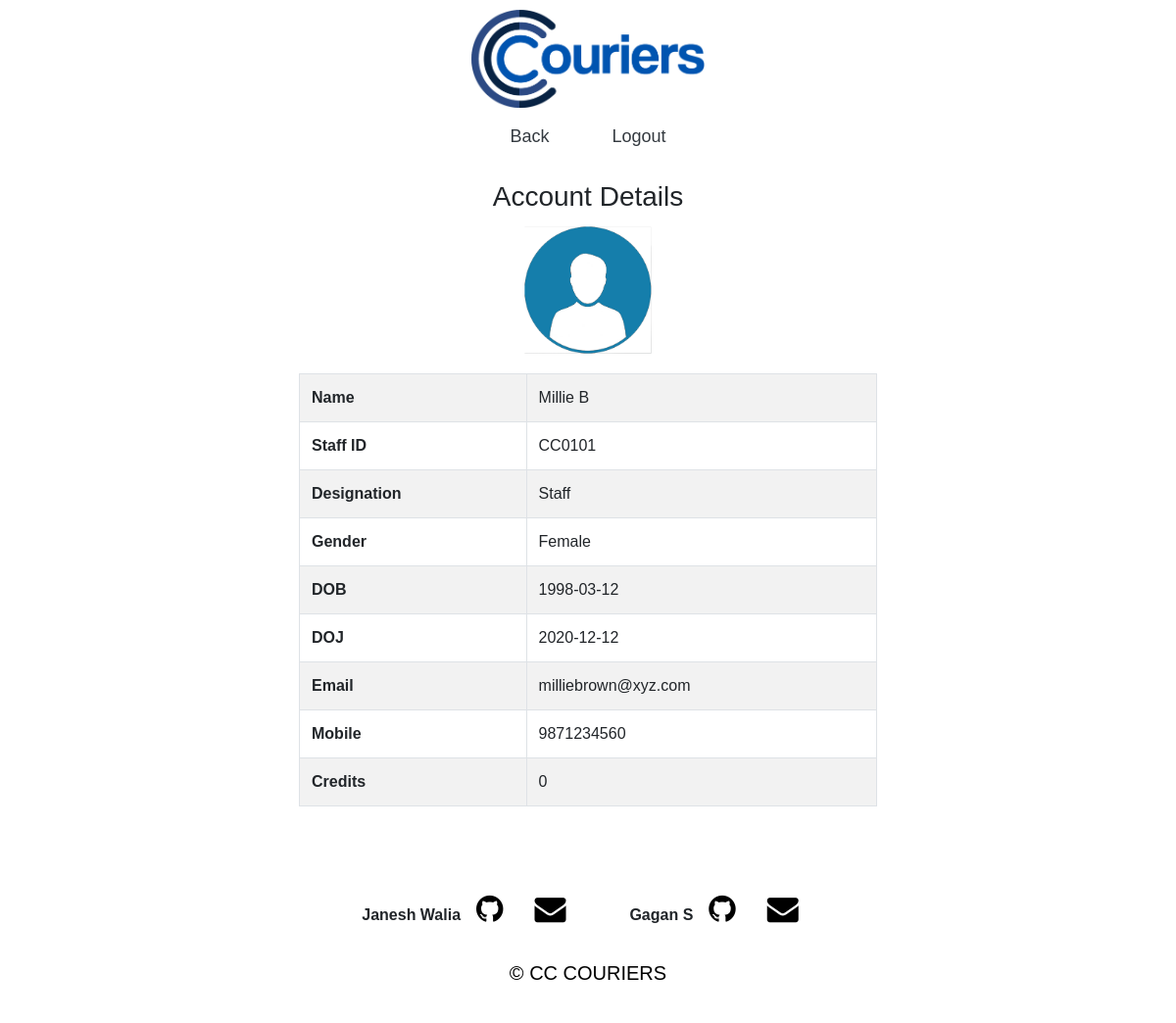
The app's page /account.php (signed in), older data.
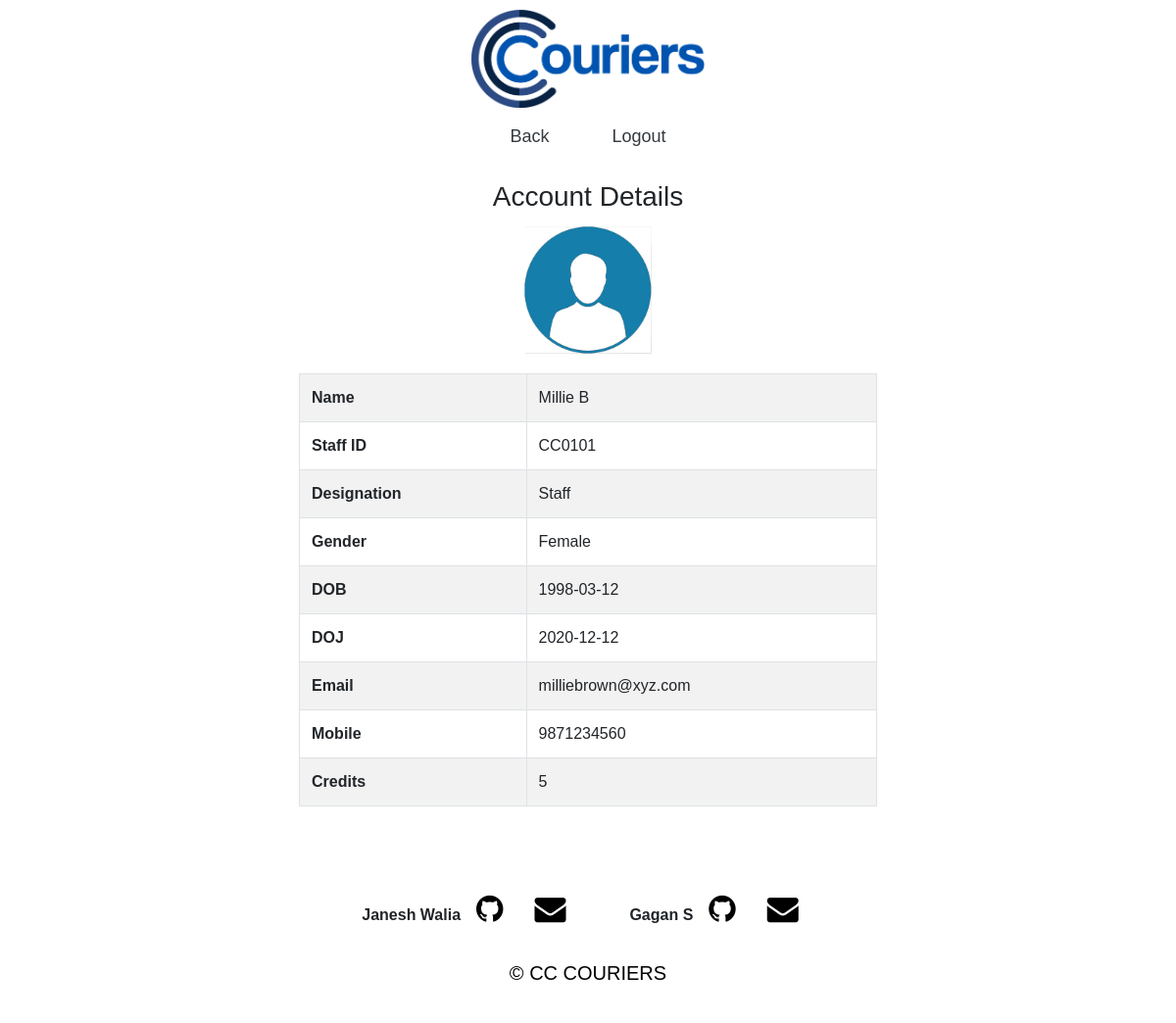
The same page, newer data.
### tables this page shows
CREATE TABLE `staff` (
  `StaffID` varchar(30) NOT NULL,
  `Name` varchar(30) NOT NULL,
  `Designation` varchar(30) NOT NULL,
  `Gender` varchar(10) NOT NULL,
  `DOB` date NOT NULL,
  `DOJ` date NOT NULL,
  `Salary` int(11) NOT NULL,
  `Mobile` bigint(20) NOT NULL,
  `Email` varchar(30) NOT NULL,
  `Credits` int(11) NOT NULL DEFAULT 0
);

### account.php (the view, shortened to what this page needs)
<?php
    include("db_connect.php");
    $id = $_SESSION['id'];
    $sql = "SELECT * FROM staff WHERE StaffID='$id'";
    $result = mysqli_query($conn, $sql);
    $staff = mysqli_fetch_assoc($result);
?>
<!DOCTYPE html>
<html>
    <head>
        <link rel="stylesheet" href="style/bootstrap.css">
        <link rel="stylesheet" href="style/index_styles.css">
        <link rel="stylesheet" href="https://cdnjs.cloudflare.com/ajax/libs/font-awesome/4.7.0/css/font-awesome.min.css">
    </head>
    <body style="font-family: Arial, Helvetica, sans-serif;">
        <div ><img src="Images/logo.png" id="logo" style="height: 100px !important; margin-top: 10px !important;"  ></div>
        <nav class="navbar navbar-toggleable-md navbar-expand-lg navbar-default navbar-light mb-10" style="background-color: rgba(255, 255, 255, 0.8);">
            <div class="container">
                <div class="collapse navbar-collapse" id="mainNav">
                    <div class="navbar-nav  " style="margin: 0 auto; font-size: large;">
                        <a class="nav-item nav-link text-dark mr-5  " href="staff.php">Back</a>
                        <a class="nav-item nav-link text-dark" href="logout.php" >Logout</a>
                    </div>
                </div>
            </div>
        </nav>
        <div class="container text-center" style="width : 50%; background-color: rgba(255, 255, 255, 0.7); margin-top: 10px; border-radius:15px; padding: 5px;">
            <h3 >Account Details</h3>
            <img src="Images/userlogo2.png" style="margin:0 auto; height: 140px; width: 140px; margin-bottom: 15px;">
            <table class="text-left table table-bordered table-striped" >
                <tr><td style="font-weight:bold;">Name</td><td><?php echo $staff['Name']; ?></td></tr>
                <tr><td style="font-weight:bold;">Staff ID</td><td><?php echo $staff['StaffID']; ?></td></tr>
                <tr><td style="font-weight:bold;">Designation</td><td><?php echo $staff['Designation']; ?></td></tr>
                <tr><td style="font-weight:bold;">Gender</td><td><?php echo $staff['Gender']; ?></td></tr>
                <tr><td style="font-weight:bold;">DOB</td><td><?php echo $staff['DOB']; ?></td></tr>
                <tr><td style="font-weight:bold;">DOJ</td><td><?php echo $staff['DOJ']; ?></td></tr>
                <tr><td style="font-weight:bold;">Email</td><td><?php echo $staff['Email']; ?></td></tr>
                <tr><td style="font-weight:bold;">Mobile</td><td><?php echo $staff['Mobile']; ?></td></tr>
                <tr><td style="font-weight:bold;">Credits</td><td><?php echo $staff['Credits']; ?></td></tr>
            </table>
        </div>
        <div class="container-fluid text-center mt-5" style="background-color: rgba(255, 255, 255, 0.7); padding: 20px; position: relative;">
            <div class="i-bar" style="display: flex; flex-direction: row; flex-wrap: wrap; justify-content:center; margin-bottom: 2em;">
                <strong>Janesh Walia<a class="fa fa-github" href="https://github.com/Janesh7" target=blank style="border: none; text-decoration: none;  margin: 0em 0.5em; color:black; font-size: xx-large;"></a></strong>
                <a class="fa fa-envelope" href="mailto:janeshwalia273@gmail.com" style="border: none; text-decoration: none;  margin: 0em 0.5em; color:black; font-size: xx-large;"></a>&nbsp &nbsp &nbsp &nbsp &nbsp &nbsp
                <strong>Gagan S<a class="fa fa-github" href="https://github.com/Astraxx04" target=blank style="border: none; text-decoration: none;  margin: 0em 0.5em; color:black; font-size: xx-large;"></a></strong>
                <a class="fa fa-envelope" href="mailto:gagan200254@gmail.com" style="border: none; text-decoration: none;  margin: 0em 0.5em; color:black; font-size: xx-large;"></a>
            </div>
            <p class="credit" style="font-size: 20px; font-stretch: 3px; text-align: center; color: black;">© CC COURIERS</p>
        </div>
    </body>
</html>

Row changes from the older to the newer data that the page shows:
changed staff "Millie B": Credits "0" → "5"
